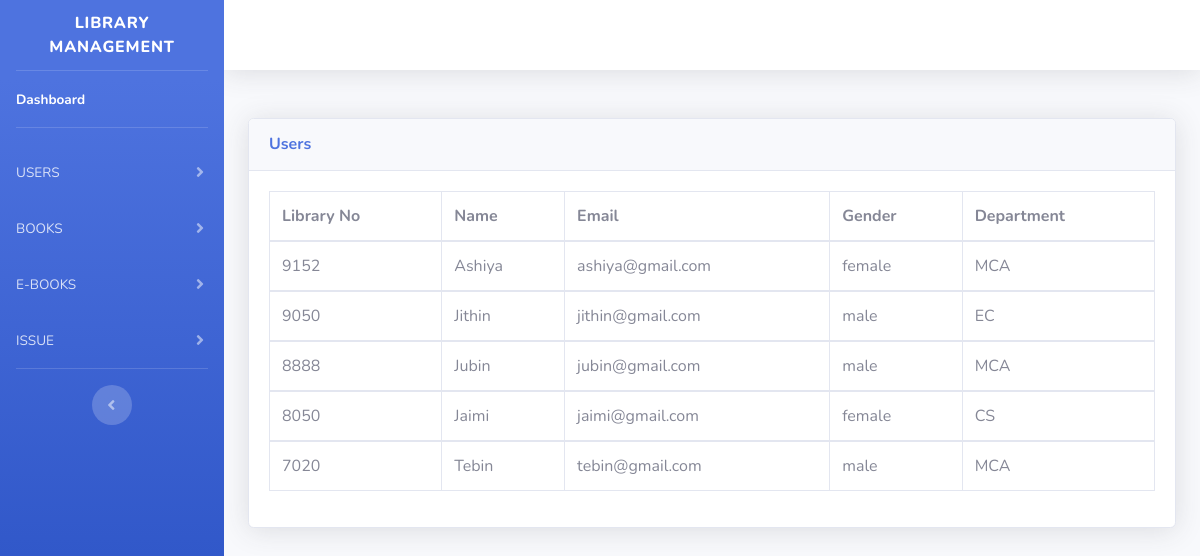
Page /templates/startbootstrap-sb-admin-2-gh-pages/manage_user.php (signed in) on the earlier database version.
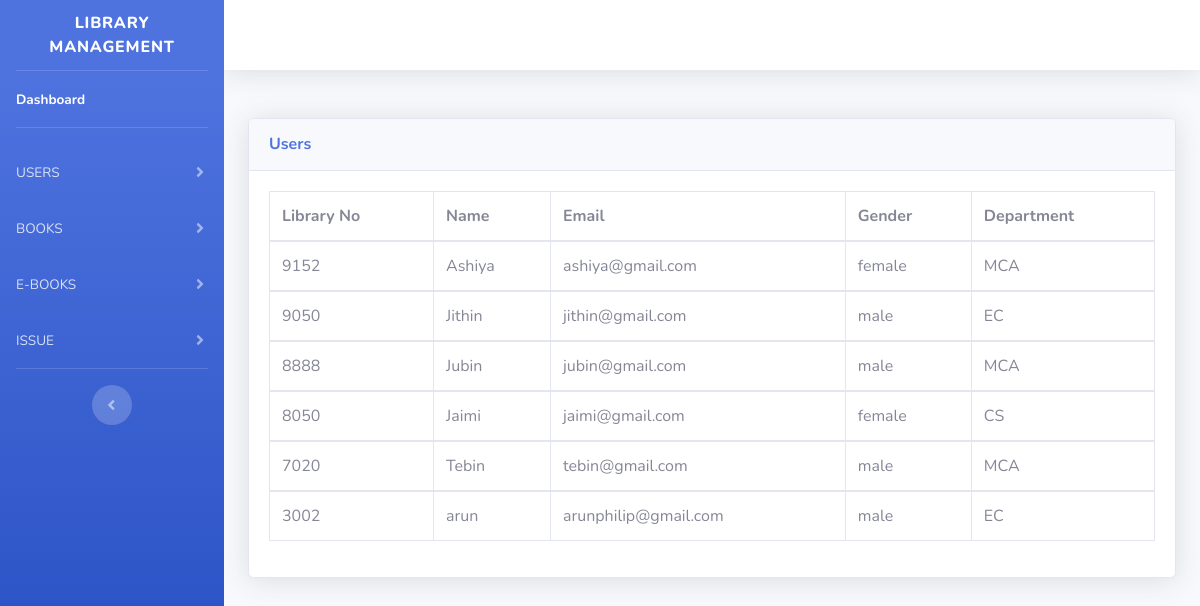
Same page on the later database version.
### tables this page shows
CREATE TABLE `member_registration` (
  `member_id` int(10) NOT NULL,
  `l_id` int(10) NOT NULL,
  `library_no` int(10) NOT NULL,
  `m_name` varchar(40) NOT NULL,
  `m_email` varchar(40) NOT NULL,
  `m_phno` varchar(40) NOT NULL,
  `gender` varchar(20) NOT NULL,
  `m_dateofbirth` date NOT NULL,
  `m_dept` varchar(20) NOT NULL,
  `user_type` varchar(40) NOT NULL,
  `m_status` varchar(20) NOT NULL
);

### templates/startbootstrap-sb-admin-2-gh-pages/manage_user.php (the view, shortened to what this page needs)
<?php
$con=mysqli_connect("localhost","root","","library_management")or die("Couldn't connect to server");
?>
<!DOCTYPE html>
<html lang="en">
<head>
    <link href="vendor/fontawesome-free/css/all.min.css" rel="stylesheet" type="text/css">
    <link href="css/sb-admin-2.min.css" rel="stylesheet">
</head>
<body id="page-top">
    <div id="wrapper">
        <ul class="navbar-nav bg-gradient-primary sidebar sidebar-dark accordion" id="accordionSidebar">
            <a class="sidebar-brand d-flex align-items-center justify-content-center" href="Dashbord.php">
                <div class="sidebar-brand-text mx-3">Library Management </div>
            </a>
            <hr class="sidebar-divider my-0">
            <li class="nav-item active">
                <a class="nav-link" href="Dashbord.php">
                    <span>Dashboard</span></a>
            </li>
            <hr class="sidebar-divider">
            <li class="nav-item">
                <a class="nav-link collapsed" href="#" data-toggle="collapse" data-target="#collapseTwo"
                    aria-expanded="true" aria-controls="collapseTwo">
                    <span>USERS</span>
                </a>
            </li>
            <li class="nav-item">
                <a class="nav-link collapsed" href="#" data-toggle="collapse" data-target="#collapseUtilities"
                    aria-expanded="true" aria-controls="collapseUtilities">
                    <span>BOOKS</span>
                </a>
            </li>
            <li class="nav-item">
                <a class="nav-link collapsed" href="#" data-toggle="collapse" data-target="#One"
                    aria-expanded="true" aria-controls="collapseUtilities">
                    <span>E-BOOKS</span>
                </a>
            </li>
            <li class="nav-item">
                <a class="nav-link collapsed" href="#" data-toggle="collapse" data-target="#collapseUtilitie"
                    aria-expanded="true" aria-controls="collapseUtilities">
                    <span>ISSUE</span>
                </a>
            </li>
            <hr class="sidebar-divider">
            <div class="text-center d-none d-md-inline">
                <button class="rounded-circle border-0" id="sidebarToggle"></button>
            </div>
        </ul>
        <div id="content-wrapper" class="d-flex flex-column">
            <div id="content">
                <nav class="navbar navbar-expand navbar-light bg-white topbar mb-4 static-top shadow">
                </nav>
                <div class="container-fluid">
                    <div class="card shadow mb-4">
                        <div class="card-header py-3">
                            <h6 class="m-0 font-weight-bold text-primary">Users</h6>
                        </div>
                        <div class="card-body">
                            <div class="table-responsive">
                                <table class="table table-bordered" id="dataTable" width="100%" cellspacing="0">
                                    <thead>
                                        <tr>
                                            <th>Library No</th>
                                            <th>Name</th>
                                            <th>Email</th>
                                            <th>Gender</th>
                                            <th>Department</th>
                                        </tr>
                                    </thead>
                        <?php
                        $sql = "SELECT library_no,m_name,m_email,gender,m_dept,m_status  from member_registration ";
                        $result =mysqli_query($con,$sql);
                        $num=mysqli_num_rows($result);
                        if ($num > 0)
                            {
                                while($row = mysqli_fetch_array($result))
                                {
                            ?>
                                    <tbody>
                                        <tr>
                                        <?php
                                            echo "<td>" .$row['library_no'] ."</td>" ;
                                           echo "<td>" .$row['m_name'] ."</td>";
                                           echo "<td>" .$row['m_email']  ."</td>";
                                           echo  "<td>" .$row ['gender'] ."</td>";
                                            echo "<td>" .$row['m_dept'] ."</td>";
                                            ?>
                                        </tr>
                                    </tbody>
                                    <?php
                                }
                            }
                            ?>
                                </table>
                            </div>
                        </div>
                    </div>
                </div>
            </div>
        </div>
    </div>
</body>
</html>

Differences in the rows shown:
added member_registration: library_no "3002", m_name "arun", m_email "arunphilip@gmail.com", gender "male", m_dept "EC"
